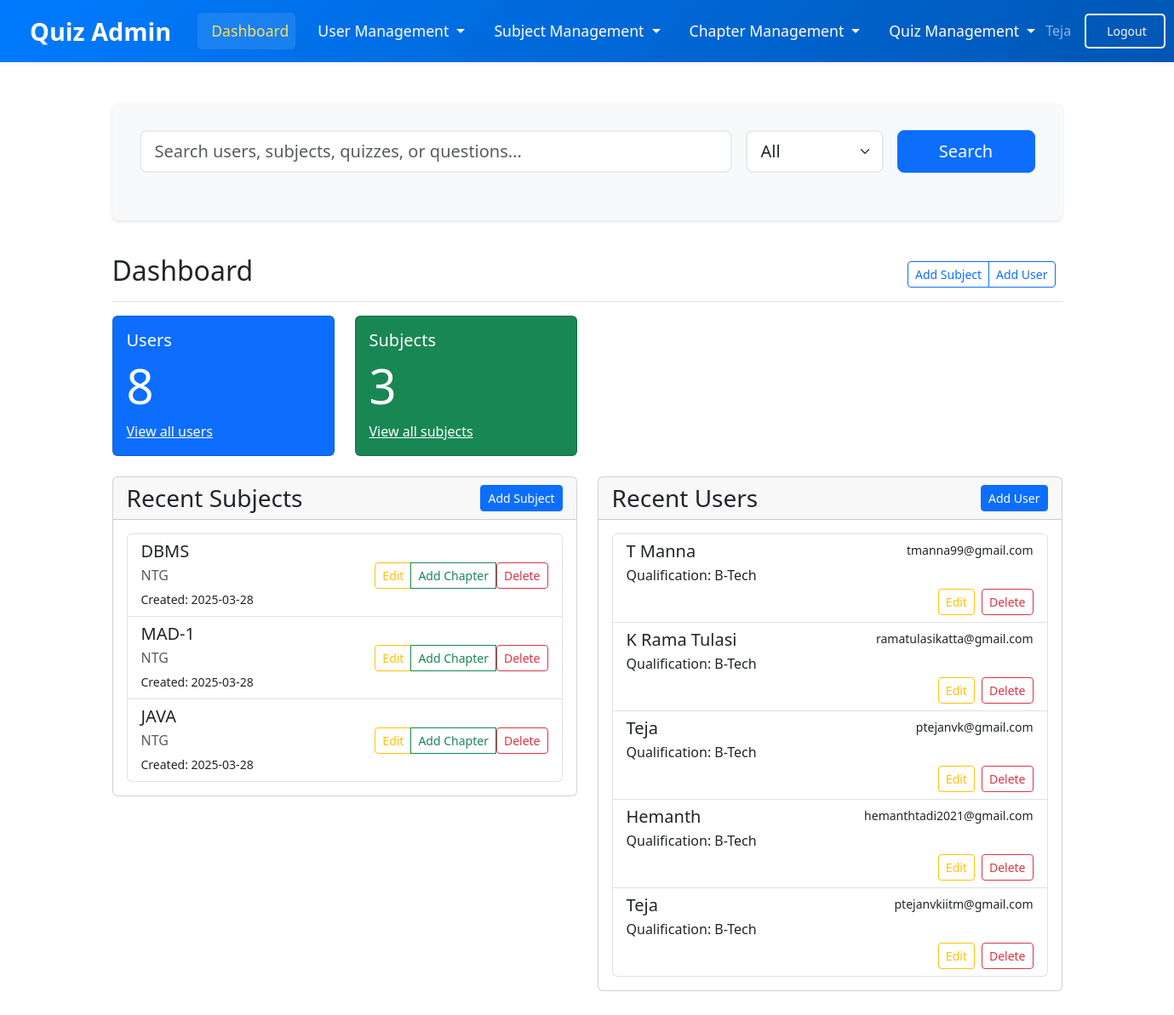
The app's page /admin/dashboard (signed in), older data.
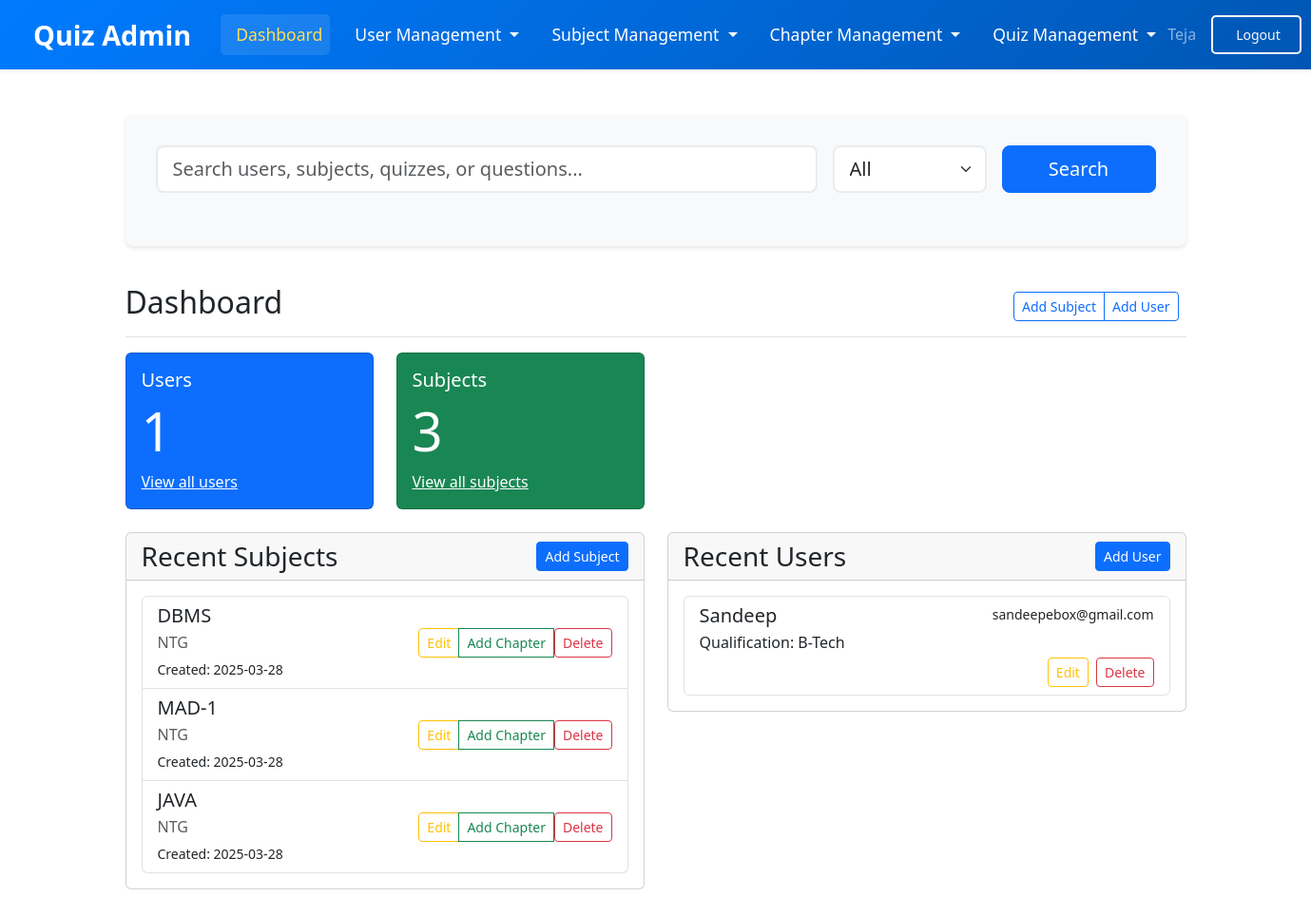
The same page, newer data.
### models/models.py (models this page shows)
class User(db.Model, UserMixin):
    __tablename__ = 'user'
    id = db.Column(db.Integer, primary_key=True)
    email = db.Column(db.String(150), unique=True)
    password = db.Column(db.String(150))
    name = db.Column(db.String(150))
    qualification = db.Column(db.String(150))
    dob = db.Column(db.Date)
    is_admin = db.Column(db.Boolean, default=False)
    scores = db.relationship('Score', backref='user')

class Subject(db.Model):
    __tablename__ = 'subject'
    id = db.Column(db.Integer, primary_key=True)
    name = db.Column(db.String(150))
    description = db.Column(db.Text)
    created_time = db.Column(db.DateTime, default=datetime.utcnow)
    chapters = db.relationship('Chapter', backref='subject', cascade='all, delete')

### models/admin.py (the view)
@admin.route('/dashboard')
@login_required
@admin_required
def dashboard():
    users = User.query.filter_by(is_admin=False).all()
    subjects = Subject.query.all()
    return render_template('admin/dashboard.html' , user=current_user, subjects=subjects, users=users)

### models/__init__.py (called while the page is built)
def create_app():
    app = Flask(__name__, template_folder=r'C:\Users\DELL\OneDrive\Desktop\quiz-app(final)\quiz-application\templates')
    app.config['SECRET_KEY'] = '24f1005262'
    app.config['SQLALCHEMY_DATABASE_URI'] = f'sqlite:///{DB_NAME}'
    app.config['SQLALCHEMY_TRACK_MODIFICATIONS'] = False
    db.init_app(app)
    l_manager = LoginManager()
    l_manager.login_view = 'auth.login'
    l_manager.init_app(app)
    from .models import User
    @l_manager.user_loader
    def load_user(id):
        return User.query.get(int(id))
    from .auth import auth
    from .views import views
    from .admin import admin
    app.register_blueprint(auth, url_prefix='/')
    app.register_blueprint(views, url_prefix='/')
    app.register_blueprint(admin, url_prefix='/admin')
    create_database(app)
    create_admin(app)
    return app

### models/admin.py (called while the page is built)
def admin_required(f):
    @wraps(f)
    def decorated_function(*args, **kwargs):
        if not current_user.is_authenticated or not current_user.is_admin:
            flash('Access denied. Admin privileges required.', category='error')
            return redirect(url_for('views.home'))
        return f(*args, **kwargs)
    return decorated_function

### templates/admin/dashboard.html (shortened to what this page needs)
{% extends "admin/admin_layout.html" %}
{% block admin_content %}
<div class="container mt-4">
    <div class="search-section mb-4">
        <form action="{{ url_for('admin.admin_search') }}" method="GET" class="mb-4">
            <div class="row g-3">
                <div class="col-md-8">
                    <input type="text" name="query" class="form-control form-control-lg"
                           placeholder="Search users, subjects, quizzes, or questions...">
                </div>
                <div class="col-md-2">
                    <select name="type" class="form-select form-select-lg">
                        <option value="all">All</option>
                    </select>
                </div>
                <div class="col-md-2">
                    <button type="submit" class="btn btn-primary btn-lg w-100">Search</button>
                </div>
            </div>
        </form>
    </div>
    <div class="d-flex justify-content-between flex-wrap flex-md-nowrap align-items-center pt-3 pb-2 mb-3 border-bottom">
        <h1 class="h2">Dashboard</h1>
        <div class="btn-toolbar mb-2 mb-md-0">
            <div class="btn-group me-2">
                <a href="{{ url_for('admin.add_subject') }}" class="btn btn-sm btn-outline-primary">Add Subject</a>
                <a href="{{ url_for('admin.add_user') }}" class="btn btn-sm btn-outline-primary">Add User</a>
            </div>
        </div>
    </div>
    <div class="row">
        <div class="col-md-6 col-lg-3 mb-4">
            <div class="card text-white bg-primary">
                <div class="card-body">
                    <div class="d-flex justify-content-between align-items-center">
                        <div>
                            <h5 class="card-title">Users</h5>
                            <h2 class="display-4">{{ users|length }}</h2>
                        </div>
                    </div>
                    <a href="{{ url_for('admin.users') }}" class="text-white">View all users </a>
                </div>
            </div>
        </div>
        <div class="col-md-6 col-lg-3 mb-4">
            <div class="card text-white bg-success">
                <div class="card-body">
                    <div class="d-flex justify-content-between align-items-center">
                        <div>
                            <h5 class="card-title">Subjects</h5>
                            <h2 class="display-4">{{ subjects|length }}</h2>
                        </div>
                    </div>
                    <a href="{{ url_for('admin.view_all_subjects')}}" class="text-white">View all subjects </a>
                </div>
            </div>
        </div>
    </div>
    <div class="row">
        <div class="col-lg-6">
            <div class="card mb-4" id="subjectsList">
                <div class="card-header d-flex justify-content-between align-items-center">
                    <h3 class="mb-0">Recent Subjects</h3>
                    <a href="{{ url_for('admin.add_subject') }}" class="btn btn-primary btn-sm">Add Subject</a>
                </div>
                <div class="card-body">
                    <div class="list-group">
                        {% for subject in subjects[:5] %}
                            <div class="list-group-item list-group-item-action d-flex justify-content-between align-items-center">
                                <div>
                                    <h5 class="mb-1">{{ subject.name }}</h5>
                                    <p class="mb-1 text-muted">{{ subject.description }}</p>
                                    <small>Created: {{ subject.created_time.strftime('%Y-%m-%d') }}</small>
                                </div>
                                <div class="btn-group">
                                    <a href="{{ url_for('admin.edit_subject', subject_id=subject.id) }}" class="btn btn-sm btn-outline-warning">Edit</a>
                                    <a href="{{ url_for('admin.add_chapter', subject_id=subject.id) }}" class="btn btn-sm btn-outline-success">Add Chapter</a>
                                    <form action="{{ url_for('admin.delete_subject', subject_id=subject.id) }}" method="POST" class="d-inline">
                                        <button type="submit" class="btn btn-sm btn-outline-danger" onclick="return confirm('Are you sure you want to delete this subject?')">Delete</button>
                                    </form>
                                </div>
                            </div>
                        {% endfor %}
                    </div>
                </div>
            </div>
        </div>
        <div class="col-lg-6">
            <div class="card mb-4">
                <div class="card-header d-flex justify-content-between align-items-center">
                    <h3 class="mb-0">Recent Users</h3>
                    <a href="{{ url_for('admin.add_user') }}" class="btn btn-primary btn-sm">Add User</a>
                </div>
                <div class="card-body">
                    <div class="list-group">
                        {% for user in users[:5] %}
                            <div class="list-group-item">
                                <div class="d-flex w-100 justify-content-between">
                                    <h5 class="mb-1">{{ user.name }}</h5>
                                    <small>{{ user.email }}</small>
                                </div>
                                <p class="mb-1">Qualification: {{ user.qualification }}</p>
                                <div class="d-flex justify-content-end">
                                    <a href="{{ url_for('admin.edit_user', user_id=user.id) }}" class="btn btn-sm btn-outline-warning me-2">Edit</a>
                                    <form action="{{ url_for('admin.delete_user', user_id=user.id) }}" method="POST" class="d-inline">
                                        <button type="submit" class="btn btn-sm btn-outline-danger" onclick="return confirm('Are you sure you want to delete this user?')">Delete</button>
                                    </form>
                                </div>
                            </div>
                        {% endfor %}
                    </div>
                </div>
            </div>
        </div>
    </div>
</div>
{% endblock %}

### templates/admin/admin_layout.html (shortened to what this page needs)
{% extends "layout.html" %}
{% block content %}
<nav class="navbar navbar-expand-lg navbar-dark bg-dark shadow-sm sticky-top">
    <div class="container-fluid">
        <a class="navbar-brand" href="{{ url_for('admin.dashboard') }}">
            Quiz Admin
        </a>
        <div class="collapse navbar-collapse" id="adminNavbar">
            <ul class="navbar-nav me-auto mb-2 mb-lg-0">
                <li class="nav-item">
                    <a class="nav-link {% if request.endpoint == 'admin.dashboard' %}active{% endif %}" href="{{ url_for('admin.dashboard') }}">
                        Dashboard
                    </a>
                </li>
                <li class="nav-item dropdown">
                    <a class="nav-link dropdown-toggle {% if request.endpoint in ['admin.users', 'admin.add_user'] %}active{% endif %}" href="#" id="userDropdown" role="button" data-bs-toggle="dropdown" aria-expanded="false">
                        User Management
                    </a>
                </li>
                <li class="nav-item dropdown">
                    <a class="nav-link dropdown-toggle " href="#" id="subjectDropdown" role="button" data-bs-toggle="dropdown" aria-expanded="false">
                        Subject Management
                    </a>
                </li>
                <li class="nav-item dropdown">
                    <a class="nav-link dropdown-toggle " href="#" id="chapterDropdown" role="button" data-bs-toggle="dropdown" aria-expanded="false">
                        Chapter Management
                    </a>
                </li>
                <li class="nav-item dropdown">
                    <a class="nav-link dropdown-toggle " href="#" id="quizDropdown" role="button" data-bs-toggle="dropdown" aria-expanded="false">
                        Quiz Management
                    </a>
                </li>
            </ul>
            <div class="d-flex">
                <span class="navbar-text me-3">
                     {{ user.name }}
                </span>
                <a href="{{ url_for('auth.logout') }}" class="btn btn-outline-light btn-sm">
                    Logout
                </a>
            </div>
        </div>
    </div>
</nav>
<div class="container-fluid py-4 px-4">
    {% block admin_content %}{% endblock %}
</div>
{% endblock content %}

### templates/layout.html (shortened to what this page needs)
<!DOCTYPE html>
<html lang="en">
  <head>
    <link
      href="https://cdn.jsdelivr.net/npm/bootstrap@5.3.0/dist/css/bootstrap.min.css"
      rel="stylesheet"
    />
  </head>
  <body>
    {% block content %}{% endblock %}
  </body>
</html>

### templates/layout.html (style rules this page uses)
.navbar { background: linear-gradient(135deg, #007bff, #0056b3); padding: 15px 0; transition: 0.3s ease-in-out; }
.navbar-brand { font-size: 1.8rem; font-weight: bold; color: #fff; transition: 0.3s; padding: 0 15px; }
.navbar-nav { align-items: center; gap: 10px; }
.navbar-nav .nav-link { color: #ffffff; font-size: 1.1rem; padding: 8px 15px; transition: 0.3s; border-radius: 5px; }
.navbar-nav .nav-link:hover, .navbar-nav .nav-link.active { color: #ffdd57; background-color: rgba(255, 255, 255, 0.1); }
.nav-item { display: flex; align-items: center; }
.navbar .btn-outline-light { padding: 8px 20px; border-width: 2px; font-weight: 500; border-radius: 5px; transition: all 0.3s ease; }
.navbar-collapse { justify-content: flex-end; }
.search-section { background-color: #f8f9fa; padding: 2rem; border-radius: 8px; margin-bottom: 2rem; box-shadow: 0 2px 4px rgba(0,0,0,0.1); }
.search-section input, .search-section select { border: 2px solid #e9ecef; transition: border-color 0.3s ease; }
.search-section button { height: 100%; font-weight: 500; }

Row changes from the older to the newer data that the page shows:
removed User: name "K Rama Tulasi", email "ramatulasikatta@gmail.com", qualification "B-Tech"
removed User: name "Teja", email "ptejanvk@gmail.com", qualification "B-Tech"
removed User: name "Hemanth", email "hemanthtadi2021@gmail.com", qualification "B-Tech"
removed User: name "Teja", email "ptejanvkiitm@gmail.com", qualification "B-Tech"
changed User "B-Tech": name "T Manna" → "Sandeep"; email "tmanna99@gmail.com" → "sandeepebox@gmail.com"
Text that changed along with them:
{{ users|length }}: "8" → "1"
